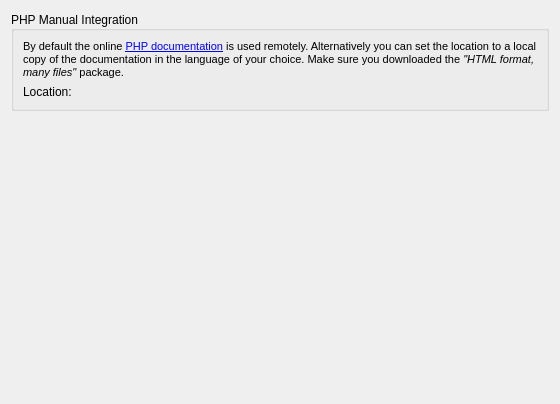
<?xml version="1.0" encoding="UTF-8"?>
<ui version="4.0">
 <class>PhpDocsConfigUI</class>
 <widget class="QWidget" name="PhpDocsConfigUI">
  <property name="geometry">
   <rect>
    <x>0</x>
    <y>0</y>
    <width>560</width>
    <height>404</height>
   </rect>
  </property>
  <property name="locale">
   <locale language="English" country="UnitedStates"/>
  </property>
  <layout class="QVBoxLayout" name="verticalLayout_2">
   <item>
    <widget class="QGroupBox" name="PhpDoc">
     <property name="title">
      <string>PHP Manual Integration</string>
     </property>
     <property name="alignment">
      <set>Qt::AlignLeading|Qt::AlignLeft|Qt::AlignVCenter</set>
     </property>
     <layout class="QVBoxLayout" name="verticalLayout">
      <item>
       <widget class="QLabel" name="PhpDocNote">
        <property name="locale">
         <locale language="English" country="UnitedStates"/>
        </property>
        <property name="text">
         <string>&lt;!DOCTYPE HTML PUBLIC &quot;-//W3C//DTD HTML 4.0//EN&quot; &quot;http://www.w3.org/TR/REC-html40/strict.dtd&quot;&gt;
&lt;html&gt;&lt;head&gt;&lt;meta name=&quot;qrichtext&quot; content=&quot;1&quot; /&gt;&lt;style type=&quot;text/css&quot;&gt;
p, li { white-space: pre-wrap; }
&lt;/style&gt;&lt;/head&gt;&lt;body style=&quot; font-family:'DejaVu Sans'; font-size:8pt; font-weight:400; font-style:normal;&quot;&gt;
&lt;p style=&quot; margin-top:0px; margin-bottom:0px; margin-left:0px; margin-right:0px; -qt-block-indent:0; text-indent:0px;&quot;&gt;By default the online &lt;a href=&quot;http://php.net&quot;&gt;&lt;span style=&quot; text-decoration: underline; color:#0000ff;&quot;&gt;PHP documentation&lt;/span&gt;&lt;/a&gt; is used remotely. Alternatively you can set the location to a local copy of the documentation in the language of your choice. Make sure you downloaded the &lt;span style=&quot; font-style:italic;&quot;&gt;&quot;HTML format, many files&quot;&lt;/span&gt; package.&lt;/p&gt;&lt;/body&gt;&lt;/html&gt;</string>
        </property>
        <property name="scaledContents">
         <bool>false</bool>
        </property>
        <property name="wordWrap">
         <bool>true</bool>
        </property>
        <property name="openExternalLinks">
         <bool>true</bool>
        </property>
       </widget>
      </item>
      <item>
       <layout class="QFormLayout" name="formLayout">
        <property name="fieldGrowthPolicy">
         <enum>QFormLayout::ExpandingFieldsGrow</enum>
        </property>
        <item row="0" column="0">
         <widget class="QLabel" name="PhpDocLocationLabel">
          <property name="text">
           <string>Location:</string>
          </property>
         </widget>
        </item>
        <item row="0" column="1">
         <widget class="KUrlRequester" name="kcfg_phpDocLocation"/>
        </item>
       </layout>
      </item>
     </layout>
    </widget>
   </item>
   <item>
    <spacer name="verticalSpacer">
     <property name="orientation">
      <enum>Qt::Vertical</enum>
     </property>
     <property name="sizeHint" stdset="0">
      <size>
       <width>20</width>
       <height>40</height>
      </size>
     </property>
    </spacer>
   </item>
  </layout>
 </widget>
 <customwidgets>
  <customwidget>
   <class>KUrlRequester</class>
   <extends>QWidget</extends>
   <header>kurlrequester.h</header>
  </customwidget>
 </customwidgets>
 <resources/>
 <connections/>
</ui>
